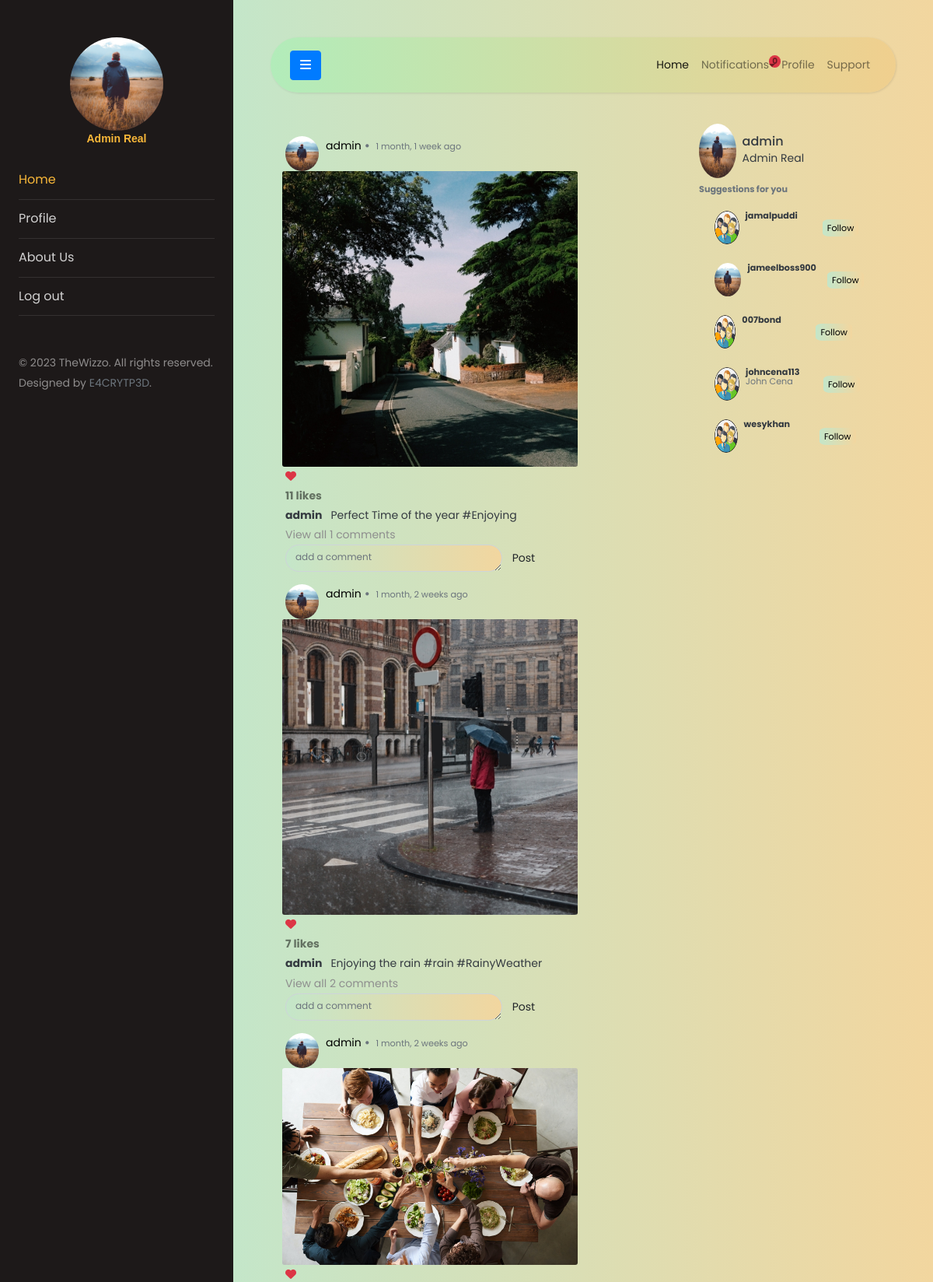
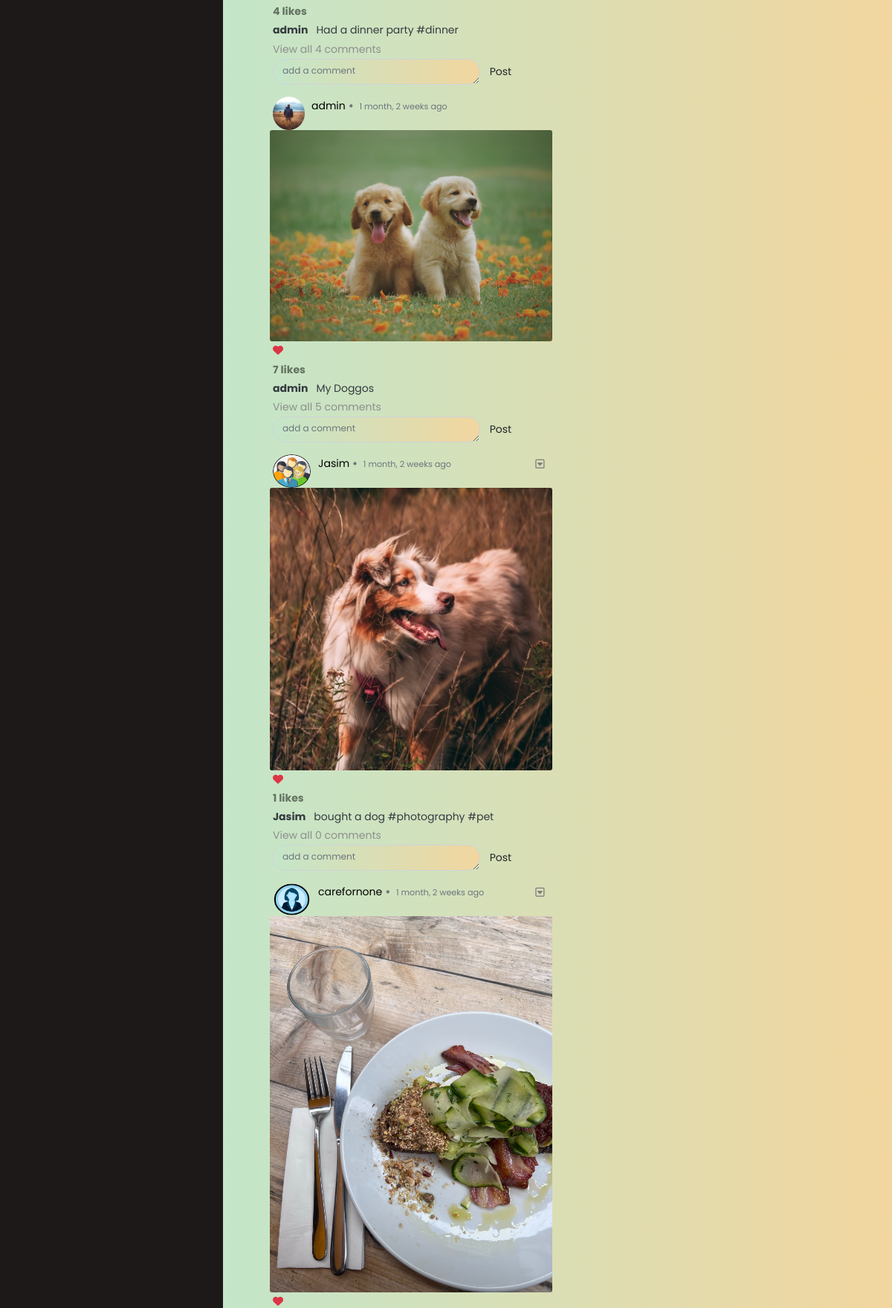
The page / (signed in, upper part) on the database its author committed (2 pictures, top to bottom).
### users/models.py (models this page shows, shortened)
class User(AbstractUser):
    genders = [
        ('Male', 'Male'),
        ('Female', 'Female'),
        ('Custom', 'Custom'),
        ('Prefer not to say', 'Prefer not to say')
    ]
    date_of_birth = models.DateField(blank=True, null=True)
    gender = models.CharField(
        choices=genders, max_length=20, default="Unknown")

class Profile(models.Model):
    user = models.OneToOneField(
        'User', related_name='profile', on_delete=models.CASCADE)
    bio = models.CharField(default="", blank=True, null=True, max_length=75)
    follows = models.ManyToManyField(
        User, related_name='follows', blank=True, symmetrical=False)
    updated = models.DateTimeField(auto_now=True)
    created = models.DateTimeField(auto_now_add=True)
    profile_pic = models.ImageField(
        upload_to='profile_pics', blank=True, null=True)

### usertimeline/models.py (models this page shows, shortened)
class Post(models.Model):
    image = models.ImageField(upload_to='posts', blank=True)
    caption = models.TextField(max_length=150)
    likes = models.ManyToManyField(User, related_name='postlikes', blank=True)
    post_created = models.DateTimeField(auto_now_add=True)
    post_updated = models.DateTimeField(auto_now=True)
    user = models.ForeignKey(
        User, related_name='post', on_delete=models.CASCADE)
    class Meta:
        ordering = ['-post_created']
    def get_likes(self):
        return self.likes.all().count()

### usertimeline/views.py (the view)
# urls.py: 2. Add a URL to urlpatterns:  path('', views.home, name='home')
def home(request):
    if request.user.is_authenticated:
        form = CustomAuthenticationForm
        followed = request.user.profile.follows.all()
        posts = []
        for i in followed:
            if i.post.all().exists():
                posts += [i for i in i.post.all()]
        posts += [i for i in request.user.post.all() if i]
        suggestions = cache.get_or_set('suggestions', get_suggestions(
            request.user.username), version=request.user.id)
        return render(request, 'usertimeline/userfeed.html', {'form': form, 'posts': posts, 'suggestions': suggestions})
    else:
        return redirect('userlogin')

### users/utils.py (called while the page is built)
def get_suggestions(current_user):
    suggestions = []
    user = User.objects.prefetch_related(
        'profile', 'follows').get(username=current_user)
    for following in user.profile.follows.all():
        for follow_following in following.profile.follows.all():
            if follow_following in suggestions or follow_following == user:
                continue
            if follow_following in user.profile.follows.all():
                continue
            suggestions.append(follow_following)
    if len(suggestions) >= 5:
        return random.sample(suggestions, 5)
    else:
        return suggestions

### usertimeline/models.py (called while the page is built)
    def get_likes(self):
        return self.likes.all()

    def all(self):
        return super().filter(is_seen=False)

### templates/usertimeline/userfeed.html (shortened to what this page needs)
{% extends 'base.html' %}
{% block home %}
active
{% endblock home %}
{% block content %}
<div class="container">
    <div class="row">
        <div class="col-md-8 col-sm-auto justify-content-center">
            {% for post in posts %}
            <div class="w-75 my-3">
                <div class="d-flex flex-column align-content-center justify-content-center">
                    <div class="d-flex flex-row mx-1">
                        <a href="{% url 'userprofile' post.user.username %}" class="user-link">
                            <img class="mr-3 position-relative rounded-circle"
                                src="{{post.user.profile.profile_pic.url}}" alt="{{post.user.first_name}}'s Profile Pic"
                                style="height: 45px;
                                width: 83%;">
                        </a>
                        <p class="flex-grow-1 text-dark my-0 align-self-start">
                            <a class="user-link" href="{% url 'userprofile' post.user.username %}">
                                {{post.user}}<span class="mx-1 font-weight-bold text-secondary">•</span>
                                <span class="small text-secondary">{{post.post_created|timesince}} ago</span></a>
                        </p>
                        {% if post.user != request.user %}
                        <div class="dropdown">
                            <button class="btn-more dropdown-toggle" type="button" data-bs-toggle="dropdown"
                                aria-expanded="false"><i class="fa-regular fa-square-caret-down"></i></button>
                        </div>
                        {% endif %}
                    </div>
                    <img class="card-img w-100" src="{{post.image.url}}" alt="{{post.caption}}"
                        style="min-height: 15rem;">
                    <div>
                        <form method="post" hx-post="{% url 'post-like' %}" class="d-inline"
                            hx-target="#post-like{{post.id}}" hx-trigger="click">
                            <div id="post-like{{post.id}}" class="d-inline">
                                {% if user in post.likes.all %}
                                <i class="fa-solid fa-heart fa-1x mx-1 text-danger"></i>
                                {% else %}
                                <i class="fa-solid fa-heart fa-1x mx-1"></i>
                                {% endif %}
                                <b class="mx-1 d-block text-black-50">{{post.get_likes}} likes</b>
                            </div>
                        </form>
                    </div>
                    <div style="margin-bottom: -16px;">
                        <p class="text-dark mx-1 font-weight-bold">{{post.user}}
                            <span class="text-dark ml-2 font-weight-lighter">{{post.caption}}</span>
                        </p>
                    </div>
                    <div class="mx-1 mt-0" id="comment-content{{post.id}}">
                        <a href="#comments" role="button" style="color:rgb(142, 142, 142);" data-bs-toggle="collapse"
                            data-bs-target="#comment-block{{post.id}}" aria-expanded="false"
                            aria-controls="comment-block{{post.id}}">
                            View all {{post.comments.all.count}} comments
                        </a>
                        <div>
                            <form method="post" hx-target="#comment-content{{post.id}}"
                                hx-post="{% url 'add-comment' %}">
                                <div class="form-floating d-flex flex-row">
                                    <textarea name="comment" class="form-control add-comment bg-gradient small"
                                        placeholder="add a comment" style="height: 35px;"></textarea>
                                    <input class="btn small" type="submit" style="font-size: 14px;" value="Post">
                                </div>
                            </form>
                        </div>
                    </div>
                </div>
            </div>
            {% endfor %}
        </div>
        <div class="col-4 d-none d-md-block mx-auto d-flex flex-column">
            <a href="{% url 'userprofile' user %}">
                <div class="d-flex flex-row align-items-center">
                    <img src="{{user.profile.profile_pic.url}}" alt="{{user}}" class="img-fluid rounded-circle"
                        style="height: 70px;width: 20%;">
                    <div>
                        <h6 class="mx-2 my-0 text-dark">{{user.username}}</h6>
                        <p class="mx-2 my-0 text-dark">{{user.get_full_name}}</p>
                    </div>
                </div>
            </a>
            <div>
                <h6 class="text-secondary small font-weight-bold my-2">Suggestions for you</h6>
                <ul class="list-group">
                    {% for suggestion in suggestions  %}
                    <li class="list-group-item my-0 suggestions">
                        <div class="d-flex flex-row align-items-center">
                            <a href="{% url 'userprofile' suggestion %}">
                                <div class="d-flex flex-row">
                                    <img src="{{suggestion.profile.profile_pic.url}}" class="img-fluid rounded-circle"
                                        alt="profile" style="width: 25%;height: 43px;">
                                    <div class="flex-grow-1">
                                        <h6 class="mx-2 small font-weight-bold text-dark" style="margin-bottom: -5px;">
                                            {{suggestion.username}}
                                        </h6>
                                        <p class="my-0 small mx-2 text-secondary">{{suggestion.get_full_name}}</p>
                                    </div>
                                </div>
                            </a>
                            <div class="mx-auto">
                                <button hx-post="{% url 'follow' suggestion %}"
                                    hx-headers='{"X-CSRFToken": "{{csrf_token}}"}'
                                    hx-vals='{"wizu":"{{suggestion.id}}"}'
                                    class="bg-gradient btn-follow small">Follow</button>
                            </div>
                        </div>
                    </li>
                    {% endfor %}
                </ul>
            </div>
        </div>
    </div>
</div>
{% endblock content %}

### templates/base.html (shortened to what this page needs)
<!doctype html>
<html lang="en">
{% load static %}
<head>
	<link rel="stylesheet" href="https://cdnjs.cloudflare.com/ajax/libs/font-awesome/6.2.1/css/all.min.css"
 />
	<link rel="stylesheet" href="{% static 'css/style.css' %}">
</head>
<body>
	<div class="wrapper d-flex align-items-stretch">
		<nav id="sidebar">
			<div class="p-4 pt-5">
				<a href="#" class="img logo rounded-circle mb-5"
					style="background-image: url({{user.profile.profile_pic.url}});"></a>
				<p class="text-center -mt-50 profile-name">{{user.first_name}} {{user.last_name}}</p>
				<ul class="list-unstyled components mb-5">
					<li class="{% block home %}{% endblock home %}">
						<a href="{% url 'wizzo-home' %}">Home</a>
					</li>
					<li class="{% block profile %}{% endblock profile %}">
						<a href="{% url 'userprofile' user.username %}">Profile</a>
					</li>
					<li class="nav-item">
						<a class="nav-link" href="#">About Us</a>
					</li>
					<li>
						<a href="{% url 'userlogout' %}">Log out</a>
					</li>
				</ul>
				<div class="footer">
					<p>
						© 2023 TheWizzo. All rights reserved. Designed by <a href="https://github.com/e4crypt3d"
							target="_blank" class="text-decoration-none text-secondary">E4CRYTP3D</a>.
					</p>
				</div>
			</div>
		</nav>
		<div id="content" class="p-4 p-md-5 bg-gradient">
			<nav class="navbar navbar-expand-lg navbar-light navbar-gradient rounded-pill">
				<div class="container-fluid">
					<button type="button" id="sidebarCollapse" class="btn btn-primary">
						<i class="fa fa-bars"></i>
					</button>
					<div class="collapse navbar-collapse" id="topnavbar">
						<ul class="nav navbar-nav ml-auto">
							<li class="nav-item active">
								<a class="nav-link" href="{% url 'wizzo-home' %}">Home</a>
							</li>
							<li class="nav-item position-relative" id="notifications">
								{% include 'usertimeline/partials/notifications.html' %}
							</li>
							<li class="nav-item">
								<a class="nav-link" href="{% url 'userprofile' user.username %}">Profile</a>
							</li>
							<li class="nav-item">
								<a class="nav-link" href="#">Support</a>
							</li>
						</ul>
					</div>
				</div>
			</nav>
			{% block content %}
			{% endblock content %}
		</div>
	</div>
</body>
</html>

### templates/usertimeline/partials/notifications.html (shortened to what this page needs)
<a class="nav-link position-relative dropdown-toggle" href="#" type="button" data-bs-toggle="dropdown"
    data-bs-target="#notificationDropdown" aria-expanded="false">
    Notifications
    <span class="position-absolute top-0 start-100 translate-middle badge rounded-pill bg-danger">
        {{user.receiver.all.count}}
    </span>
</a>

### rows shown on the page
User: profile.profile_pic (picture), first_name "Admin", last_name "Real", receiver.all.count "0", username "admin", get_full_name "Admin Real"
Post: user.profile.profile_pic (picture), user "admin", post_created "1 month, 1 week", image (picture), get_likes "11", caption "Perfect Time of the year #Enjoying", comments.all.count "1"
Post: user.profile.profile_pic (picture), user "admin", post_created "1 month, 2 weeks", image (picture), get_likes "7", caption "Enjoying the rain #rain #RainyWeather", comments.all.count "2"
Post: user.profile.profile_pic (picture), user "admin", post_created "1 month, 2 weeks", image (picture), get_likes "4", caption "Had a dinner party #dinner", comments.all.count "4"
Post: user.profile.profile_pic (picture), user "admin", post_created "1 month, 2 weeks", image (picture), get_likes "7", caption "My Doggos", comments.all.count "5"
Post: user.profile.profile_pic (placeholder picture), user "Jasim", post_created "1 month, 2 weeks", image (picture), get_likes "1", caption "bought a dog #photography #pet", comments.all.count "0"
Post: user.profile.profile_pic (placeholder picture), user "carefornone", post_created "1 month, 2 weeks", image (picture)
User: profile.profile_pic (placeholder picture), username "jamalpuddi"
User: profile.profile_pic (picture), username "jameelboss900"
User: profile.profile_pic (placeholder picture), username "007bond"
User: profile.profile_pic (placeholder picture), username "johncena113", get_full_name "John Cena"
User: profile.profile_pic (placeholder picture), username "wesykhan"
